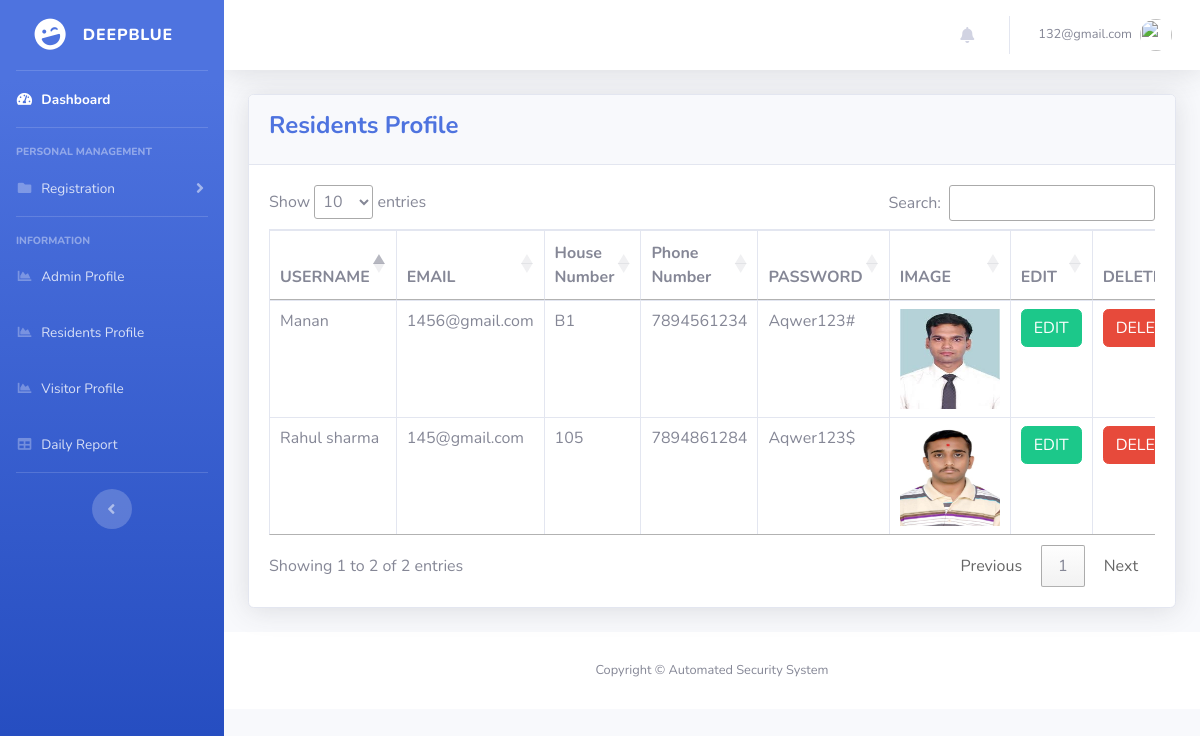
Screenshot of /DeepBlue/admin_user-profile.php (signed in) with the database file from the repository.
### tables this page shows
CREATE TABLE `user` (
  `username` varchar(255) NOT NULL,
  `email` varchar(255) NOT NULL,
  `houseNo` varchar(255) NOT NULL,
  `phoneNo` bigint(11) NOT NULL,
  `password` varchar(255) NOT NULL,
  `images` varchar(255) NOT NULL
);

### DeepBlue/admin_user-profile.php (the view, shortened to what this page needs)
<?php
include('security.php');
include('includes/header.php');
include('includes/navbar.php');
?>
<div class="container-fluid">
    <div class="card shadow mb-4">
        <div class="card-header py-3">
            <h4 class="m-@ font-weight-bold text-primary">Residents Profile
            </h4>
        </div>
        <div class="card-body">
            <div class="table-responsive">
                <?php
                $query = "SELECT * FROM  user ";
                $query_run = mysqli_query($connection, $query);
                if (mysqli_num_rows($query_run) > 0) {
                ?>
                    <table class="table table-bordered" id="dataTable" width="100%" cellspacing="0">
                        <thead>
                            <tr>
                                <th>USERNAME</th>
                                <th>EMAIL</th>
                                <th>House Number</th>
                                <th>Phone Number</th>
                                <th>PASSWORD</th>
                                <th>IMAGE</th>
                                <th>EDIT</th>
                                <th>DELETE</th>
                            </tr>
                        </thead>
                        <tbody>
                            <?php
                            while ($row = mysqli_fetch_assoc($query_run)) {
                            ?>
                                <tr>
                                    <td><?php echo $row['username'] ?></td>
                                    <td><?php echo $row['email'] ?></td>
                                    <td><?php echo $row['houseNo'] ?></td>
                                    <td><?php echo $row['phoneNo'] ?></td>
                                    <td><?php echo $row['password'] ?></td>
                                    <td><?php echo '<img src="upload/user/' . $row['images'] . '" width="100px;" height="100px" alt="Image">' ?> </td>
                                    <td>
                                        <form action="admin_user-edit.php" method="POST">
                                            <button type="submit" name="admin_user_edit_data_btn" class="btn btn-success">EDIT</button>
                                        </form>
                                    </td>
                                    <td>
                                        <form action="admin_user_action.php" method="POST">
                                            <button type="submit" name="admin_user_delete_btn" class="btn btn-danger">DELETE</button>
                                        </form>
                                    </td>
                                </tr>
                            <?php
                            }
                            ?>
                        </tbody>
                    </table>
                <?php
                } else {
                    echo "No record Found";
                }
                ?>
            </div>
        </div>
    </div>
</div>
<?php
include('includes/footer.php');
?>

### rows the page displays
user: username "Rahul sharma", email "145@gmail.com", houseNo "105", phoneNo "7894861284", password "Aqwer123$", images (picture)
user: username "Manan", email "1456@gmail.com", houseNo "B1", phoneNo "7894561234", password "Aqwer123#", images (picture)

### other values shown
$_SESSION['username'] "132@gmail.com"
